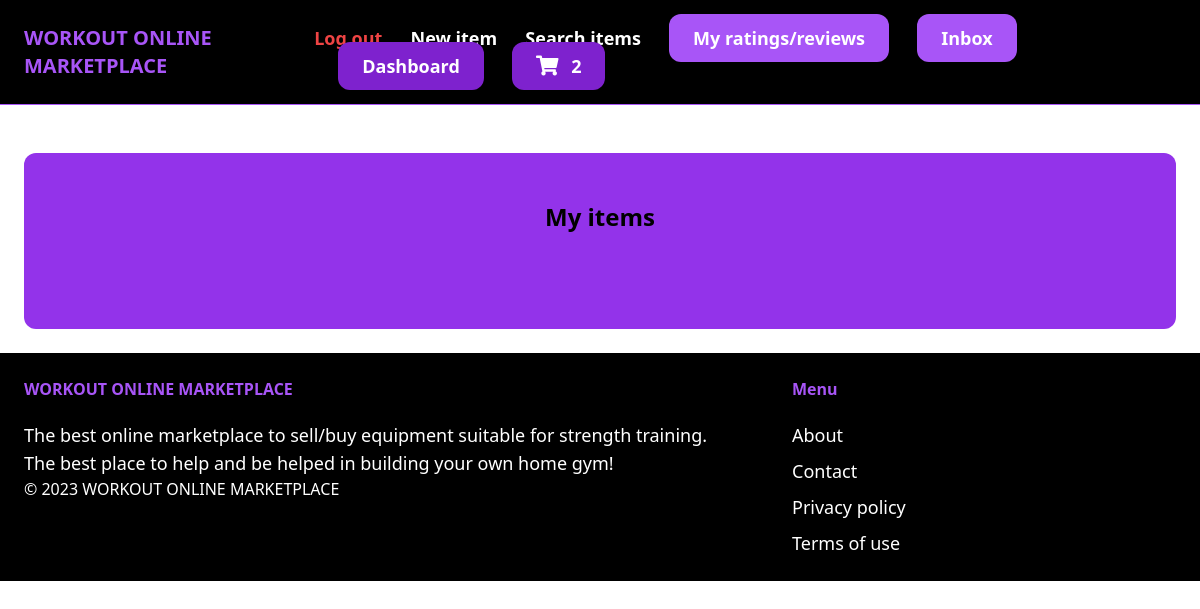
The app's page /dashboard/ (signed in), older data.
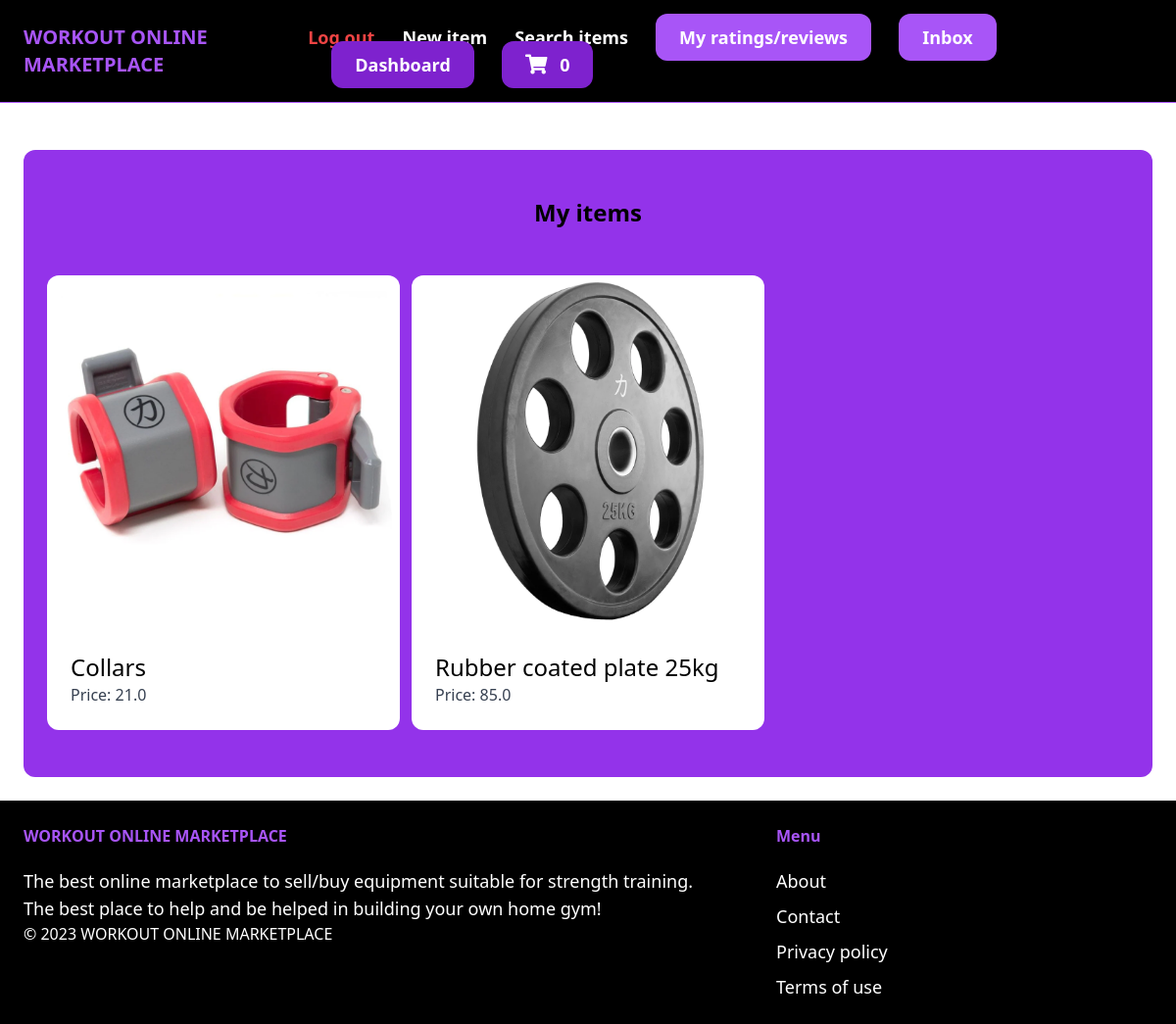
The same page, newer data.
### core/models.py (models this page shows, shortened)
class Cart(models.Model):
    id = models.UUIDField(primary_key=True, default=uuid.uuid4)
    user = models.ForeignKey(User, on_delete=models.CASCADE)
    completed = models.BooleanField(default=False)
    @property
    def numOfItems(self):
        cartItems = self.cartItems.all()
        quantity = sum([item.quantity for item in cartItems])
        return quantity

class CartItem(models.Model):
    item = models.ForeignKey(Item, on_delete=models.CASCADE, related_name='itemsCart')
    cart = models.ForeignKey(Cart, on_delete=models.CASCADE, related_name='cartItems')
    quantity = models.IntegerField(default=0)

### item/models.py (models this page shows, shortened)
class Item(models.Model):
    name = models.CharField(max_length=255)
    category = models.ForeignKey(Category, related_name='items', on_delete=models.CASCADE)
    description = models.TextField(blank=True, null=True)
    price = models.FloatField()
    image = models.ImageField(upload_to='item_images', blank=True, null=True)
    isSold = models.BooleanField(default=False)
    createdAt = models.DateTimeField(auto_now_add=True)
    createdBy = models.ForeignKey(User, related_name='items', on_delete=models.CASCADE)

### dashboard/views.py (the view)
# urls.py: path('', views.index, name='index'),
@login_required
def index(request):
    items = Item.objects.filter(createdBy=request.user)
    if request.user.is_authenticated:
        cart, created = Cart.objects.get_or_create(user=request.user, completed=False)
    return render(request, 'dashboard/index.html', {
        'items': items,
        'cart': cart,
    })

### dashboard/templates/dashboard/index.html (shortened to what this page needs)
{% extends 'core/base.html' %}
{% block content %}
    <div class="mt-6 px-6 py-12 bg-purple-600 rounded-xl">
        <h2 class="mb-12 text-2xl text-center font-semibold"> My items </h2>
        <div class="grid grid-cols-3 gap-3">
            {% for item in items %}
                <div>
                    <a href="{% url 'item:detail' item.id %}">
                        <div>
                            <img src="{{ item.image.url }}" alt="{{ item.name }}" class="rounded-t-xl">
                        </div>
                        <div class="p-6 bg-white rounded-b-xl">
                            <h2 class="text-2xl"> {{ item.name }} </h2>
                            <p class="text-gray-700"> Price: {{ item.price }} </p>
                        </div>
                    </a>
                </div>
            {% endfor %}
        </div>
    </div>
{% endblock %}

### core/templates/core/base.html (shortened to what this page needs)
{% load static %}
<!DOCTYPE html>
<html lang="en">
    <head>
        <script src="https://cdn.tailwindcss.com"></script>
        <link rel="stylesheet" href="https://cdnjs.cloudflare.com/ajax/libs/font-awesome/5.15.3/css/all.min.css">
    </head>
    <body>
        <nav class="px-6 py-6 flex justify-between items-center border-b border-purple-500 bg-black">
            <a href="/" class="text-xl font-semibold text-purple-500">WORKOUT ONLINE MARKETPLACE</a>
            <div class="space-x-6">
                {% if request.user.is_authenticated %}
                    <a href="{% url 'core:logout' %}" class="text-lg text-red-500 font-semibold hover:text-purple-500">Log out</a>
                {% endif %}
                <a href="{% url 'item:new' %}" class="text-lg text-white font-semibold hover:text-purple-500">New item</a>
                <a href="{% url 'item:items' %}" class="text-lg text-white font-semibold hover:text-purple-500">Search items</a>
                {% if request.user.is_authenticated %}
                    <a href="{% url 'ratingsANDreviews:myRatingsAndMyReviews' %}" class="px-6 py-3 text-lg font-semibold bg-purple-500 text-white rounded-xl hover:bg-purple-700">My ratings/reviews</a>
                    <a href="{% url 'conversation:inbox' %}" class="px-6 py-3 text-lg font-semibold bg-purple-500 text-white rounded-xl hover:bg-purple-700">Inbox</a>
                    <a href="{% url 'dashboard:index' %}" class="px-6 py-3 text-lg font-semibold bg-purple-700 text-white rounded-xl hover:bg-purple-900">Dashboard</a>
                    <a href="{% url 'core:cart' %}" class="px-6 py-3 text-lg font-semibold bg-purple-700 text-white rounded-xl hover:bg-purple-900">
                        <span style="font-size: 20px; color: white; padding-right: 0.5rem;"><i class="fas fa-shopping-cart"></i></span>
                        <span id="numOfItems">{{cart.numOfItems}}</span>
                    </a>
                {% else %}
                    <a href="{% url 'core:signup' %}" class="px-6 py-3 text-lg font-semibold bg-purple-500 text-white rounded-xl hover:bg-purple-700">Sign up</a>
                    <a href="{% url 'core:login' %}" class="px-6 py-3 text-lg font-semibold bg-purple-700 text-white rounded-xl hover:bg-purple-900">Log in</a>
                {% endif %}
            </div>
        </nav>
        <div class="px-6 py-6">
            {% block content %}
            {% endblock %}
        </div>
        <footer class="px-6 py-6 flex justify-between bg-black">
            <div class="w-2/3 pr-10">
                <h3 class="mb-5 font-semibold text-purple-500">WORKOUT ONLINE MARKETPLACE</h3>
                <p class="text-lg text-white">The best online marketplace to sell/buy equipment suitable for strength training.</p>
                <p class="text-lg text-white">The best place to help and be helped in building your own home gym!</p>
                <p class="text-white font-thin">© 2023 WORKOUT ONLINE MARKETPLACE</p>
            </div>
            <div class="w-1/3">
                <h3 class="mb-5 font-semibold text-purple-500">Menu</h3>
                <ul class="space-y-2">
                    <li> <a href="#" class="text-lg text-white hover:text-purple-700">About</a> </li>
                    <li> <a href="{% url 'core:contact' %}" class="text-lg text-white hover:text-purple-700">Contact</a> </li>
                    <li> <a href="#" class="text-lg text-white hover:text-purple-700">Privacy policy</a> </li>
                    <li> <a href="#" class="text-lg text-white hover:text-purple-700">Terms of use</a> </li>
                </ul>
            </div>
        </footer>
    </body>
<html>

Row changes from the older to the newer data that the page shows:
computed for Cart: numOfItems "2" → "0"
added Item: image (picture), name "Collars", price "21.0"
added Item: image (picture), name "Rubber coated plate 25kg", price "85.0"
